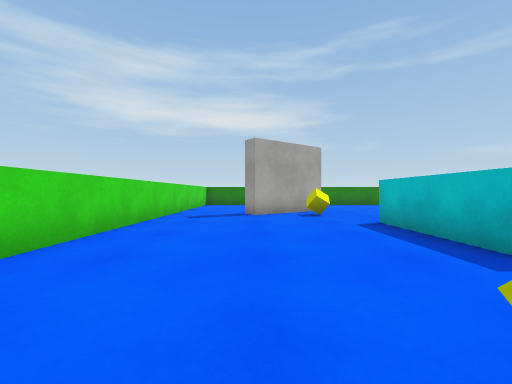
[1] (above)

18 first-person views from a walk through a Unity game level. The camera is 0.72 m above the floor, looks level and sees 90° across. The floor is counted in squares, 1 m on a side. Each view is taken from the middle of a square. On the plan, view 1 faces up. The plan holds only what a view shows up to about 9 squares ahead; the rest is blank. The player is left out. Surface patterns are stand-ins for the level's own textures.

[2]
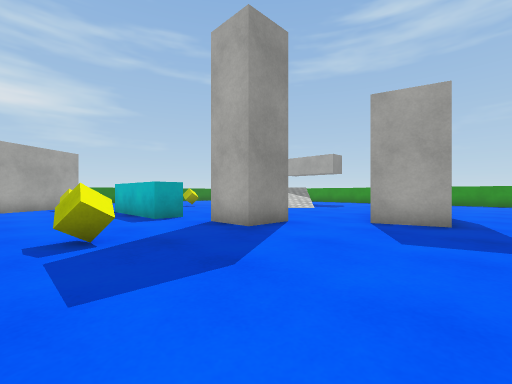

[3]
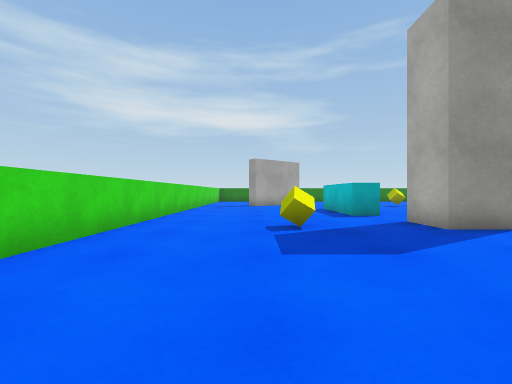

[4]
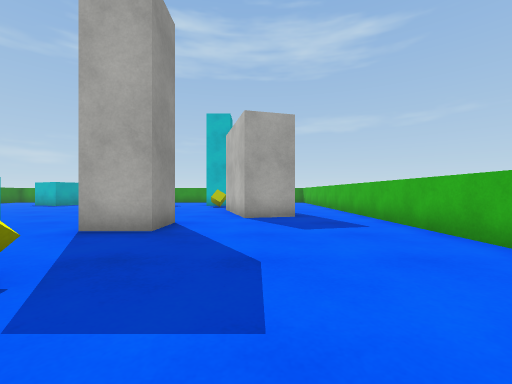

[5]
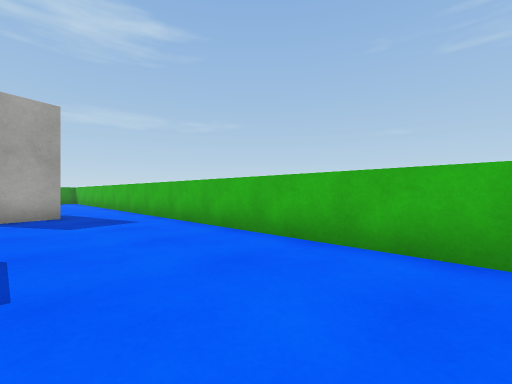

[6]
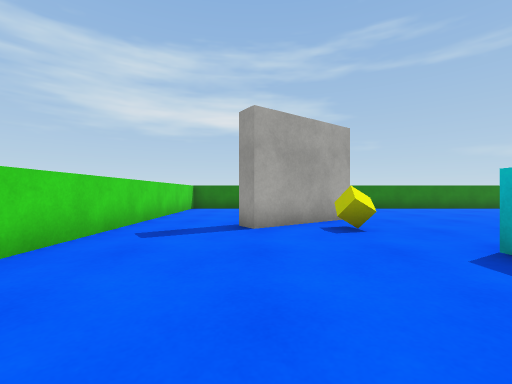

[7]
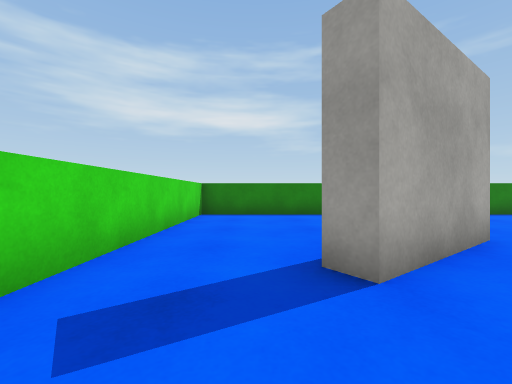

[8]
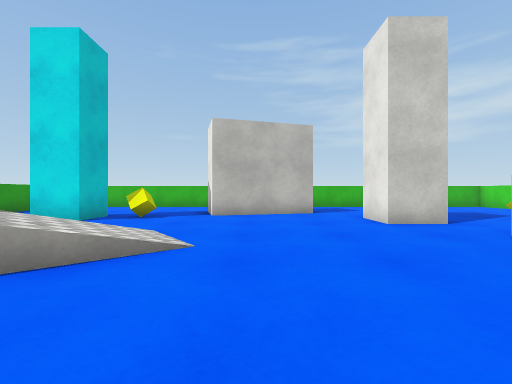

[9]
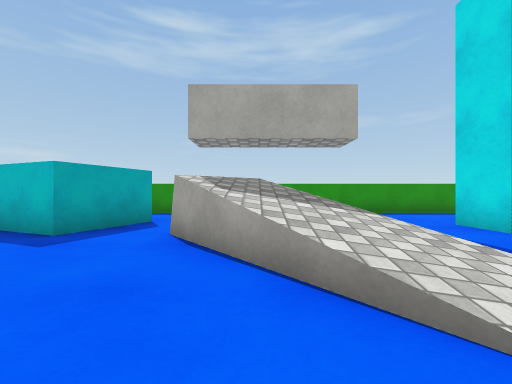

[10]
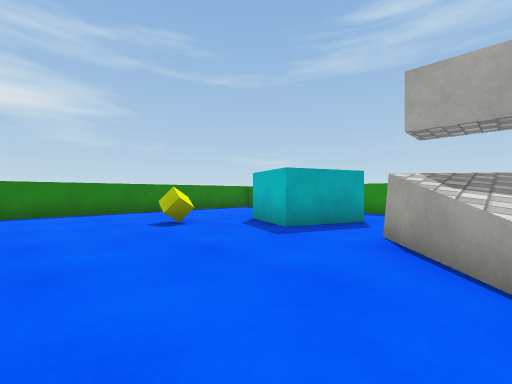

[11]
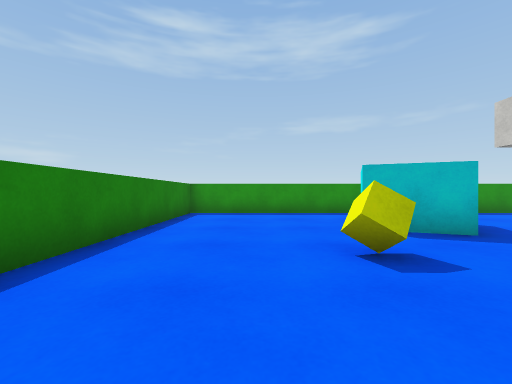

[12]
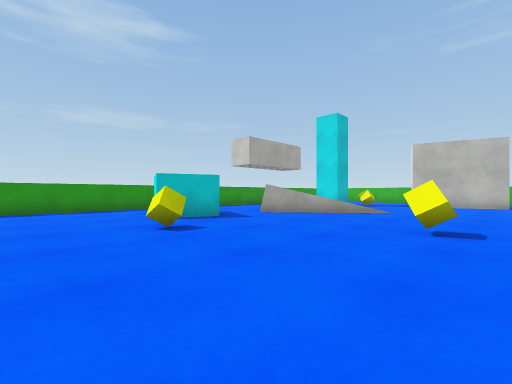

[13]
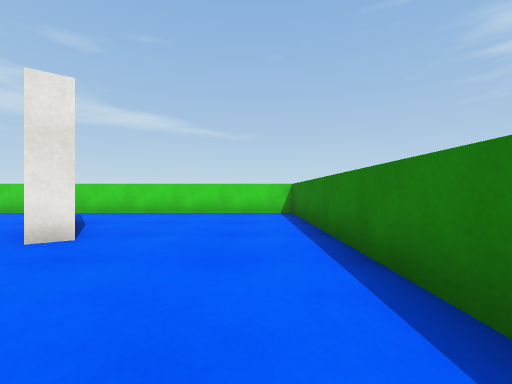

[14]
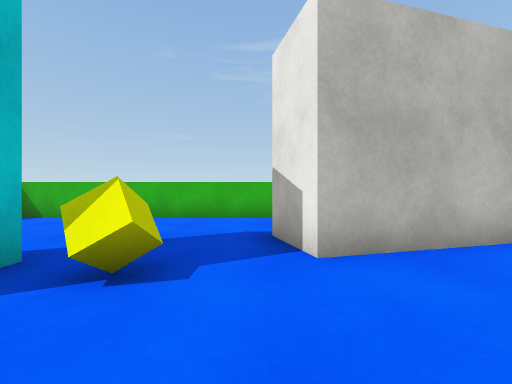

[15]
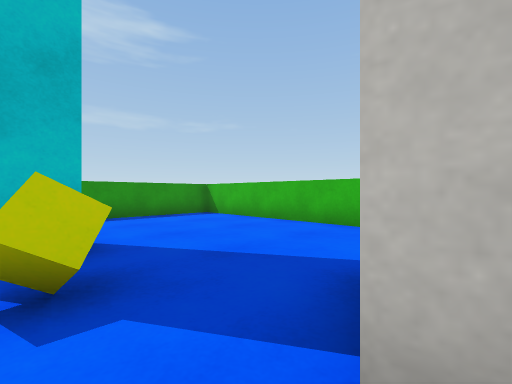

[16]
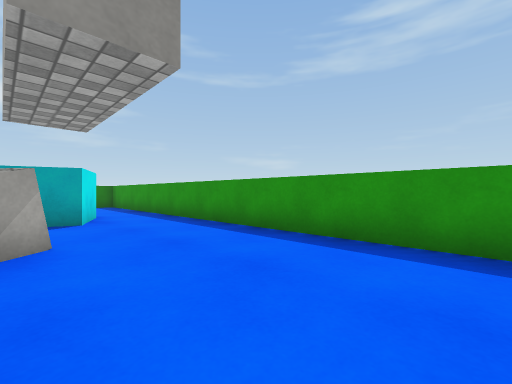

[17]
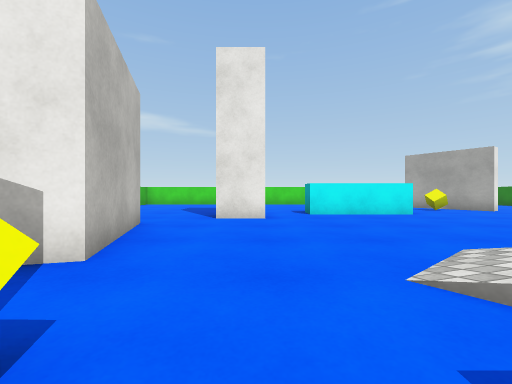

[18]
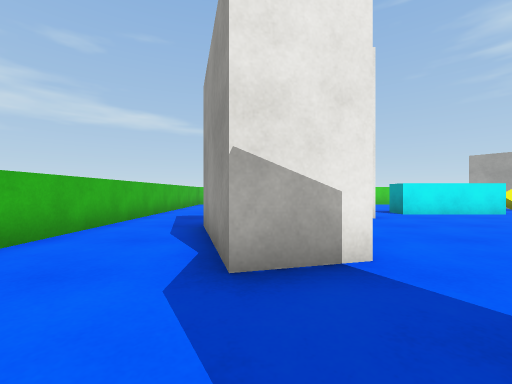

### Floor plan
Ten units are one square. View 1 is at (0, 0); x grows to the right and y downward. Boxes are objects, and circles mark ways between rooms. Rooms are numbered by the first view taken in them; rooms with no view inside come last. Other rooms are left out.
<svg viewBox="-32 -147 205 205">
<path fill="none" stroke="#000" d="M37 -13 50 -13 50 1 37 1 37 -13M37 -27 29 -27 29 -61M65 31 61 17 77 12M-20 53 84 53M12 -88 0 -80 -4 -85M-27 -105 -27 22M135 -51 130 -47 130 -55M37 -61 37 -27M124 8 124 -6 138 -6M77 12 93 8 97 22 65 31M21 -103 25 -98 12 -88M48 -142 -27 -142 -27 -105M84 53 166 53M168 50 168 -142 65 -142"/>
<rect x="5" y="-5" width="10" height="10" fill="#bbb"><title>other object</title></rect>
<rect x="15" y="-85" width="10" height="10" fill="#bbb"><title>other object</title></rect>
<rect x="65" y="-85" width="10" height="10" fill="#bbb"><title>other object</title></rect>
<rect x="105" y="-5" width="10" height="10" fill="#bbb"><title>other object</title></rect>
<rect x="105" y="-115" width="10" height="10" fill="#bbb"><title>other object</title></rect>
<rect x="115" y="-105" width="40" height="30" fill="#bbb"><title>other object</title></rect>
<circle cx="6" cy="-82" r="3" fill="#2a7"/>
<circle cx="64" cy="16" r="3" fill="#2a7"/>
<text x="10" y="-10">1</text>
<text x="100" y="-60">2</text>
</svg>
Room 1 opens to room 2.

Where each view was taken, in squares from view 1:
view 1: 0 up, 0 right, facing up
view 2: 4 down, 0 right, facing up-right
view 3: 5 down, 0 right, facing up
view 4: 2 down, 1 left, facing right
view 5: 2 down, 2 left, facing down-right
view 6: 3 up, 0 right, facing up
view 7: 6 up, 1 left, facing up
view 8: 7 up, 8 right, facing down
view 9: 5 up, 8 right, facing right
view 10: 5 up, 8 right, facing up-right
view 11: 12 up, 8 right, facing right
view 12: 13 up, 6 right, facing down-right
view 13: 13 up, 6 right, facing left
view 14: 2 up, 10 right, facing down
view 15: 0 up, 9 right, facing down-right
view 16: 1 up, 13 right, facing up-right
view 17: 1 up, 12 right, facing left
view 18: 2 down, 12 right, facing left
